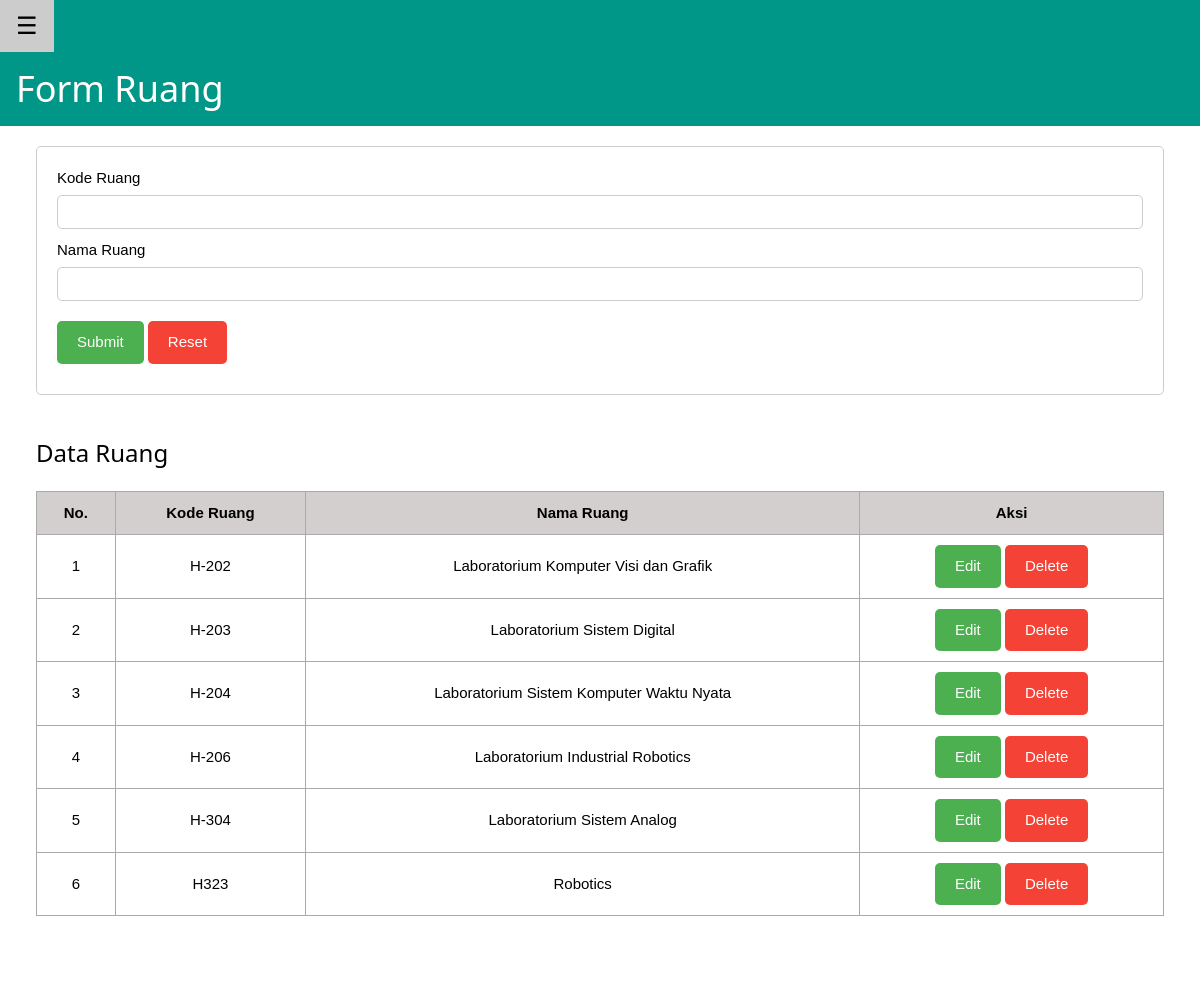
Screenshot of /ruang/index.php with the database file from the repository.
### tables this page shows
CREATE TABLE `ruang` (
  `id` int(11) NOT NULL,
  `kode_ruang` varchar(100) NOT NULL,
  `nama_ruang` varchar(100) NOT NULL
);

### functions.php (called while the page is built, shortened)
<?php
$conn = mysqli_connect("localhost", "root", "", "baak_pens");
function query($query) {
    global $conn;
    $result = mysqli_query($conn, $query);
    $rows = [];
    while ($row = mysqli_fetch_assoc($result) ) {
        $rows[] = $row;
    }
    return $rows;
}
?>

### ruang/index.php (the view, shortened to what this page needs)
<?php
require '../functions.php';
$ruang = query("SELECT * FROM ruang");
?>
<!DOCTYPE html>
<html lang="en">
<head>
    <link rel="stylesheet" href="../w3.css">
    <link rel="stylesheet" href="../style.css">
</head>
<body>
    <div id="main">
        <div class="w3-teal">
            <button id="openNav" class="w3-button w3-teal w3-xlarge" onclick="w3_open()">&#9776;</button>
            <div class="w3-container">
                <h1>Form Ruang</h1>
            </div>
        </div>
        <div class="w3-container">
            <form action="" method="POST" id="myFormId">
                <div>
                    <div>
                        <label for="kode_ruang">Kode Ruang</label>
                        <input type="text" id="kode_ruang" name="kode_ruang" value="" required>
                    </div>
                    <div>
                        <label for="nama">Nama Ruang</label>
                        <input type="text" id="nama" name="nama_ruang" value="" required>
                    </div>
                    <div class="button">
                        <button class="submit" type="submit" name="submit">Submit</button>
                        <button class="reset" type="reset" name="reset">Reset</button>
                    </div>
                </div>
            </form>
            <h3 class="h3-data">Data Ruang</h3>
            <table>
                <thead>
                    <tr>
                        <th class="number">No.</th>
                        <th>Kode Ruang</th>
                        <th>Nama Ruang</th>
                        <th>Aksi</th>
                    </tr>
                </thead>
                <tbody>
                    <?php $no = 1; ?>
                    <?php foreach($ruang as $row) : ?>
                    <tr>
                        <td><?= $no; ?></td>
                        <td><?= $row["kode_ruang"]; ?></td>
                        <td><?= $row["nama_ruang"]; ?></td>
                        <td class="btn-link">
                            <button class="submit"><a href="edit.php?id=<?= $row["id"]; ?>">Edit</a></button>
                            <button class="reset"><a href="delete.php?id=<?= $row["id"]; ?>"  onclick="return confirm('Apakah anda yakin ingin menghapus data?');">Delete</a></button>
                        </td>
                    </tr>
                    <?php $no++; ?>
                    <?php endforeach; ?>
                </tbody>
            </table>
        </div>
    </div>
</body>
</html>

### w3.css (style rules this page uses)
*,*:before,*:after { box-sizing:inherit }
html { -ms-text-size-adjust:100%;-webkit-text-size-adjust:100% }
body { margin:0 }
a { background-color:transparent }
button,input,select,textarea,optgroup { font:inherit;margin:0 }
button,input { overflow:visible }
button,select { text-transform:none }
button,[type=button],[type=reset],[type=submit] { -webkit-appearance:button }
html,body { font-family:Verdana,sans-serif;font-size:15px;line-height:1.5 }
html { overflow-x:hidden }
h1 { font-size:36px }
h3 { font-size:24px }
h1,h2,h3,h4,h5,h6 { font-family:"Segoe UI",Arial,sans-serif;font-weight:400;margin:10px 0 }
a { color:inherit }
.w3-btn,.w3-button { border:none;display:inline-block;padding:8px 16px;vertical-align:middle;overflow:hidden;text-decoration:none;color:inherit;background-color:inherit;text-align:center;cursor:pointer;white-space:nowrap }
.w3-btn,.w3-button { -webkit-touch-callout:none;-webkit-user-select:none;-khtml-user-select:none;-moz-user-select:none;-ms-user-select:none;user-select:none }
.w3-main,#main { transition:margin-left .4s }
.w3-container:after,.w3-container:before,.w3-panel:after,.w3-panel:before,.w3-row:after,.w3-row:before,.w3-row-padding:after,.w3-row-padding:before, .w3-cell-row:before,.w3-cell-row:after,.w3-clear:after,.w3-clear:before,.w3-bar:before,.w3-bar:after { content:"";display:table;clear:both }
.w3-container,.w3-panel { padding:0.01em 16px }
.w3-xlarge { font-size:24px!important }
.w3-teal,.w3-hover-teal:hover { color:#fff!important;background-color:#009688!important }

### style.css (style rules this page uses)
form { margin: 20px; padding: 20px; border: 1px solid #ccc; border-radius: 5px; }
form div { margin-bottom: 10px; }
form div label { display: block; margin-bottom: 5px; }
form div input[type="text"], form div select { width: 100%; padding: 5px; border: 1px solid #ccc; border-radius: 5px; }
.button { margin-top: 20px; margin-bottom: 0; }
.btn-link a { text-decoration: none; }
.submit { background-color: #4CAF50; color: white; border: none; border-radius: 5px; padding: 10px 20px; cursor: pointer; }
.reset { background-color: #f44336; color: white; border: none; border-radius: 5px; padding: 10px 20px; cursor: pointer; }
.h3-data { margin: 40px 0px 20px 20px; }
table { margin: 10px 20px 80px 20px; border-collapse: collapse; width: calc(100% - 40px); }
table thead { background-color: #d3cfcf; }
table th, table td { border: 1px solid #aaaaaa; padding: 10px; text-align: center; }

### rows the page displays
ruang: kode_ruang "H-202", nama_ruang "Laboratorium Komputer Visi dan Grafik"
ruang: kode_ruang "H-203", nama_ruang "Laboratorium Sistem Digital"
ruang: kode_ruang "H-204", nama_ruang "Laboratorium Sistem Komputer Waktu Nyata"
ruang: kode_ruang "H-206", nama_ruang "Laboratorium Industrial Robotics"
ruang: kode_ruang "H-304", nama_ruang "Laboratorium Sistem Analog"
ruang: kode_ruang "H323", nama_ruang "Robotics"
